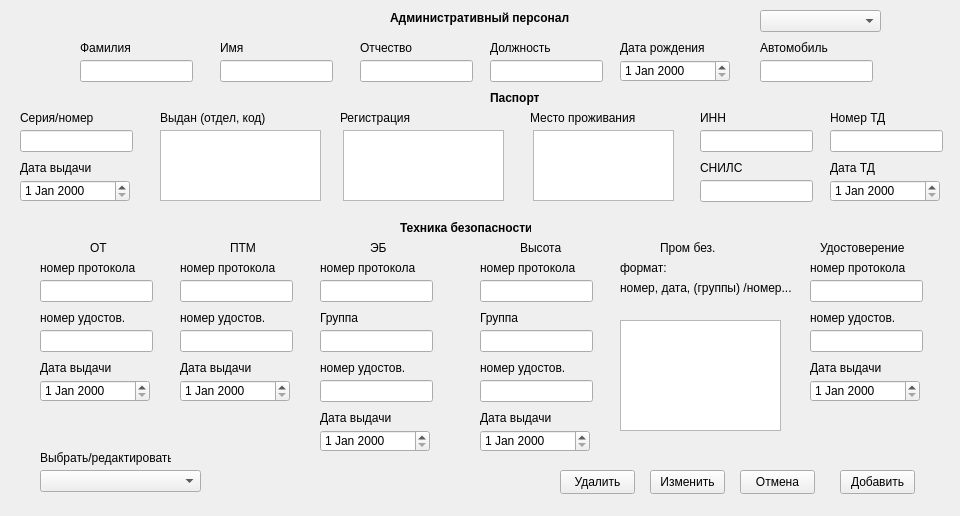
<?xml version="1.0" encoding="UTF-8"?>
<ui version="4.0">
 <class>Form</class>
 <widget class="QWidget" name="Form">
  <property name="geometry">
   <rect>
    <x>0</x>
    <y>0</y>
    <width>960</width>
    <height>516</height>
   </rect>
  </property>
  <property name="windowTitle">
   <string>Form</string>
  </property>
  <widget class="QLabel" name="label">
   <property name="geometry">
    <rect>
     <x>390</x>
     <y>10</y>
     <width>191</width>
     <height>16</height>
    </rect>
   </property>
   <property name="font">
    <font>
     <bold>true</bold>
    </font>
   </property>
   <property name="text">
    <string>Административный персонал</string>
   </property>
  </widget>
  <widget class="QLineEdit" name="family">
   <property name="geometry">
    <rect>
     <x>80</x>
     <y>60</y>
     <width>113</width>
     <height>22</height>
    </rect>
   </property>
  </widget>
  <widget class="QLineEdit" name="name">
   <property name="geometry">
    <rect>
     <x>220</x>
     <y>60</y>
     <width>113</width>
     <height>22</height>
    </rect>
   </property>
  </widget>
  <widget class="QLineEdit" name="surname">
   <property name="geometry">
    <rect>
     <x>360</x>
     <y>60</y>
     <width>113</width>
     <height>22</height>
    </rect>
   </property>
  </widget>
  <widget class="QLabel" name="label_2">
   <property name="geometry">
    <rect>
     <x>80</x>
     <y>40</y>
     <width>61</width>
     <height>16</height>
    </rect>
   </property>
   <property name="text">
    <string>Фамилия</string>
   </property>
  </widget>
  <widget class="QLabel" name="label_3">
   <property name="geometry">
    <rect>
     <x>220</x>
     <y>40</y>
     <width>61</width>
     <height>16</height>
    </rect>
   </property>
   <property name="text">
    <string>Имя</string>
   </property>
  </widget>
  <widget class="QLabel" name="label_4">
   <property name="geometry">
    <rect>
     <x>360</x>
     <y>40</y>
     <width>61</width>
     <height>16</height>
    </rect>
   </property>
   <property name="text">
    <string>Отчество</string>
   </property>
  </widget>
  <widget class="QLineEdit" name="post">
   <property name="geometry">
    <rect>
     <x>490</x>
     <y>60</y>
     <width>113</width>
     <height>22</height>
    </rect>
   </property>
  </widget>
  <widget class="QLabel" name="label_5">
   <property name="geometry">
    <rect>
     <x>490</x>
     <y>40</y>
     <width>71</width>
     <height>16</height>
    </rect>
   </property>
   <property name="text">
    <string>Должность</string>
   </property>
  </widget>
  <widget class="QDateEdit" name="bday">
   <property name="geometry">
    <rect>
     <x>620</x>
     <y>60</y>
     <width>110</width>
     <height>22</height>
    </rect>
   </property>
  </widget>
  <widget class="QLabel" name="label_6">
   <property name="geometry">
    <rect>
     <x>620</x>
     <y>40</y>
     <width>91</width>
     <height>16</height>
    </rect>
   </property>
   <property name="text">
    <string>Дата рождения</string>
   </property>
  </widget>
  <widget class="QLabel" name="label_7">
   <property name="geometry">
    <rect>
     <x>490</x>
     <y>90</y>
     <width>49</width>
     <height>16</height>
    </rect>
   </property>
   <property name="font">
    <font>
     <bold>true</bold>
    </font>
   </property>
   <property name="text">
    <string>Паспорт</string>
   </property>
  </widget>
  <widget class="QLineEdit" name="passport">
   <property name="geometry">
    <rect>
     <x>20</x>
     <y>130</y>
     <width>113</width>
     <height>22</height>
    </rect>
   </property>
  </widget>
  <widget class="QTextEdit" name="passport_got">
   <property name="geometry">
    <rect>
     <x>160</x>
     <y>130</y>
     <width>161</width>
     <height>71</height>
    </rect>
   </property>
  </widget>
  <widget class="QTextEdit" name="adr">
   <property name="geometry">
    <rect>
     <x>343</x>
     <y>130</y>
     <width>161</width>
     <height>71</height>
    </rect>
   </property>
  </widget>
  <widget class="QTextEdit" name="live_adr">
   <property name="geometry">
    <rect>
     <x>533</x>
     <y>130</y>
     <width>141</width>
     <height>71</height>
    </rect>
   </property>
  </widget>
  <widget class="QLabel" name="label_8">
   <property name="geometry">
    <rect>
     <x>20</x>
     <y>110</y>
     <width>101</width>
     <height>16</height>
    </rect>
   </property>
   <property name="text">
    <string>Серия/номер</string>
   </property>
  </widget>
  <widget class="QLabel" name="label_9">
   <property name="geometry">
    <rect>
     <x>160</x>
     <y>110</y>
     <width>151</width>
     <height>16</height>
    </rect>
   </property>
   <property name="text">
    <string>Выдан (отдел, код)</string>
   </property>
  </widget>
  <widget class="QLabel" name="label_10">
   <property name="geometry">
    <rect>
     <x>20</x>
     <y>160</y>
     <width>101</width>
     <height>16</height>
    </rect>
   </property>
   <property name="text">
    <string>Дата выдачи</string>
   </property>
  </widget>
  <widget class="QLabel" name="label_11">
   <property name="geometry">
    <rect>
     <x>340</x>
     <y>110</y>
     <width>91</width>
     <height>16</height>
    </rect>
   </property>
   <property name="text">
    <string>Регистрация</string>
   </property>
  </widget>
  <widget class="QLabel" name="label_12">
   <property name="geometry">
    <rect>
     <x>530</x>
     <y>110</y>
     <width>121</width>
     <height>16</height>
    </rect>
   </property>
   <property name="text">
    <string>Место проживания</string>
   </property>
  </widget>
  <widget class="QLineEdit" name="inn">
   <property name="geometry">
    <rect>
     <x>700</x>
     <y>130</y>
     <width>113</width>
     <height>22</height>
    </rect>
   </property>
  </widget>
  <widget class="QLineEdit" name="snils">
   <property name="geometry">
    <rect>
     <x>700</x>
     <y>180</y>
     <width>113</width>
     <height>22</height>
    </rect>
   </property>
  </widget>
  <widget class="QLabel" name="label_13">
   <property name="geometry">
    <rect>
     <x>700</x>
     <y>110</y>
     <width>101</width>
     <height>16</height>
    </rect>
   </property>
   <property name="text">
    <string>ИНН</string>
   </property>
  </widget>
  <widget class="QLabel" name="label_14">
   <property name="geometry">
    <rect>
     <x>700</x>
     <y>160</y>
     <width>101</width>
     <height>16</height>
    </rect>
   </property>
   <property name="text">
    <string>СНИЛС</string>
   </property>
  </widget>
  <widget class="QLineEdit" name="n_td">
   <property name="geometry">
    <rect>
     <x>830</x>
     <y>130</y>
     <width>113</width>
     <height>22</height>
    </rect>
   </property>
  </widget>
  <widget class="QLabel" name="label_15">
   <property name="geometry">
    <rect>
     <x>830</x>
     <y>110</y>
     <width>101</width>
     <height>16</height>
    </rect>
   </property>
   <property name="text">
    <string>Номер ТД</string>
   </property>
  </widget>
  <widget class="QDateEdit" name="d_td">
   <property name="geometry">
    <rect>
     <x>830</x>
     <y>180</y>
     <width>110</width>
     <height>22</height>
    </rect>
   </property>
  </widget>
  <widget class="QLabel" name="label_16">
   <property name="geometry">
    <rect>
     <x>830</x>
     <y>160</y>
     <width>101</width>
     <height>16</height>
    </rect>
   </property>
   <property name="text">
    <string>Дата ТД</string>
   </property>
  </widget>
  <widget class="QLabel" name="label_17">
   <property name="geometry">
    <rect>
     <x>400</x>
     <y>220</y>
     <width>131</width>
     <height>16</height>
    </rect>
   </property>
   <property name="font">
    <font>
     <bold>true</bold>
    </font>
   </property>
   <property name="text">
    <string>Техника безопасности</string>
   </property>
  </widget>
  <widget class="QLabel" name="label_18">
   <property name="geometry">
    <rect>
     <x>90</x>
     <y>240</y>
     <width>49</width>
     <height>16</height>
    </rect>
   </property>
   <property name="text">
    <string>ОТ</string>
   </property>
  </widget>
  <widget class="QLineEdit" name="n_OT_p">
   <property name="geometry">
    <rect>
     <x>40</x>
     <y>280</y>
     <width>113</width>
     <height>22</height>
    </rect>
   </property>
  </widget>
  <widget class="QLineEdit" name="n_OT_c">
   <property name="geometry">
    <rect>
     <x>40</x>
     <y>330</y>
     <width>113</width>
     <height>22</height>
    </rect>
   </property>
  </widget>
  <widget class="QDateEdit" name="d_OT">
   <property name="geometry">
    <rect>
     <x>40</x>
     <y>380</y>
     <width>110</width>
     <height>22</height>
    </rect>
   </property>
  </widget>
  <widget class="QLabel" name="label_19">
   <property name="geometry">
    <rect>
     <x>40</x>
     <y>260</y>
     <width>111</width>
     <height>16</height>
    </rect>
   </property>
   <property name="text">
    <string>номер протокола</string>
   </property>
  </widget>
  <widget class="QLabel" name="label_20">
   <property name="geometry">
    <rect>
     <x>40</x>
     <y>310</y>
     <width>111</width>
     <height>16</height>
    </rect>
   </property>
   <property name="text">
    <string>номер удостов.</string>
   </property>
  </widget>
  <widget class="QLabel" name="label_21">
   <property name="geometry">
    <rect>
     <x>40</x>
     <y>360</y>
     <width>111</width>
     <height>16</height>
    </rect>
   </property>
   <property name="text">
    <string>Дата выдачи</string>
   </property>
  </widget>
  <widget class="QLabel" name="label_22">
   <property name="geometry">
    <rect>
     <x>180</x>
     <y>310</y>
     <width>111</width>
     <height>16</height>
    </rect>
   </property>
   <property name="text">
    <string>номер удостов.</string>
   </property>
  </widget>
  <widget class="QLabel" name="label_23">
   <property name="geometry">
    <rect>
     <x>230</x>
     <y>240</y>
     <width>49</width>
     <height>16</height>
    </rect>
   </property>
   <property name="text">
    <string>ПТМ</string>
   </property>
  </widget>
  <widget class="QLineEdit" name="n_PTM_c">
   <property name="geometry">
    <rect>
     <x>180</x>
     <y>330</y>
     <width>113</width>
     <height>22</height>
    </rect>
   </property>
  </widget>
  <widget class="QLabel" name="label_24">
   <property name="geometry">
    <rect>
     <x>180</x>
     <y>360</y>
     <width>111</width>
     <height>16</height>
    </rect>
   </property>
   <property name="text">
    <string>Дата выдачи</string>
   </property>
  </widget>
  <widget class="QLabel" name="label_25">
   <property name="geometry">
    <rect>
     <x>180</x>
     <y>260</y>
     <width>111</width>
     <height>16</height>
    </rect>
   </property>
   <property name="text">
    <string>номер протокола</string>
   </property>
  </widget>
  <widget class="QLineEdit" name="n_PTM_p">
   <property name="geometry">
    <rect>
     <x>180</x>
     <y>280</y>
     <width>113</width>
     <height>22</height>
    </rect>
   </property>
  </widget>
  <widget class="QDateEdit" name="d_PTM">
   <property name="geometry">
    <rect>
     <x>180</x>
     <y>380</y>
     <width>110</width>
     <height>22</height>
    </rect>
   </property>
  </widget>
  <widget class="QLabel" name="label_26">
   <property name="geometry">
    <rect>
     <x>320</x>
     <y>360</y>
     <width>111</width>
     <height>16</height>
    </rect>
   </property>
   <property name="text">
    <string>номер удостов.</string>
   </property>
  </widget>
  <widget class="QLabel" name="label_27">
   <property name="geometry">
    <rect>
     <x>370</x>
     <y>240</y>
     <width>49</width>
     <height>16</height>
    </rect>
   </property>
   <property name="text">
    <string>ЭБ</string>
   </property>
  </widget>
  <widget class="QLineEdit" name="n_ES_c">
   <property name="geometry">
    <rect>
     <x>320</x>
     <y>380</y>
     <width>113</width>
     <height>22</height>
    </rect>
   </property>
  </widget>
  <widget class="QLabel" name="label_28">
   <property name="geometry">
    <rect>
     <x>320</x>
     <y>410</y>
     <width>111</width>
     <height>16</height>
    </rect>
   </property>
   <property name="text">
    <string>Дата выдачи</string>
   </property>
  </widget>
  <widget class="QLabel" name="label_29">
   <property name="geometry">
    <rect>
     <x>320</x>
     <y>260</y>
     <width>111</width>
     <height>16</height>
    </rect>
   </property>
   <property name="text">
    <string>номер протокола</string>
   </property>
  </widget>
  <widget class="QLineEdit" name="n_ES_p">
   <property name="geometry">
    <rect>
     <x>320</x>
     <y>280</y>
     <width>113</width>
     <height>22</height>
    </rect>
   </property>
  </widget>
  <widget class="QDateEdit" name="d_ES">
   <property name="geometry">
    <rect>
     <x>320</x>
     <y>430</y>
     <width>110</width>
     <height>22</height>
    </rect>
   </property>
  </widget>
  <widget class="QLineEdit" name="n_ES_g">
   <property name="geometry">
    <rect>
     <x>320</x>
     <y>330</y>
     <width>113</width>
     <height>22</height>
    </rect>
   </property>
  </widget>
  <widget class="QLabel" name="label_30">
   <property name="geometry">
    <rect>
     <x>320</x>
     <y>310</y>
     <width>111</width>
     <height>16</height>
    </rect>
   </property>
   <property name="text">
    <string>Группа</string>
   </property>
  </widget>
  <widget class="QLineEdit" name="n_H_g">
   <property name="geometry">
    <rect>
     <x>480</x>
     <y>330</y>
     <width>113</width>
     <height>22</height>
    </rect>
   </property>
  </widget>
  <widget class="QLabel" name="label_31">
   <property name="geometry">
    <rect>
     <x>480</x>
     <y>310</y>
     <width>111</width>
     <height>16</height>
    </rect>
   </property>
   <property name="text">
    <string>Группа</string>
   </property>
  </widget>
  <widget class="QLabel" name="label_32">
   <property name="geometry">
    <rect>
     <x>480</x>
     <y>260</y>
     <width>111</width>
     <height>16</height>
    </rect>
   </property>
   <property name="text">
    <string>номер протокола</string>
   </property>
  </widget>
  <widget class="QDateEdit" name="d_H">
   <property name="geometry">
    <rect>
     <x>480</x>
     <y>430</y>
     <width>110</width>
     <height>22</height>
    </rect>
   </property>
  </widget>
  <widget class="QLineEdit" name="n_H_c">
   <property name="geometry">
    <rect>
     <x>480</x>
     <y>380</y>
     <width>113</width>
     <height>22</height>
    </rect>
   </property>
  </widget>
  <widget class="QLabel" name="label_33">
   <property name="geometry">
    <rect>
     <x>480</x>
     <y>360</y>
     <width>111</width>
     <height>16</height>
    </rect>
   </property>
   <property name="text">
    <string>номер удостов.</string>
   </property>
  </widget>
  <widget class="QLabel" name="label_34">
   <property name="geometry">
    <rect>
     <x>480</x>
     <y>410</y>
     <width>111</width>
     <height>16</height>
    </rect>
   </property>
   <property name="text">
    <string>Дата выдачи</string>
   </property>
  </widget>
  <widget class="QLineEdit" name="n_H_p">
   <property name="geometry">
    <rect>
     <x>480</x>
     <y>280</y>
     <width>113</width>
     <height>22</height>
    </rect>
   </property>
  </widget>
  <widget class="QLabel" name="label_35">
   <property name="geometry">
    <rect>
     <x>520</x>
     <y>240</y>
     <width>49</width>
     <height>16</height>
    </rect>
   </property>
   <property name="text">
    <string>Высота</string>
   </property>
  </widget>
  <widget class="QLabel" name="label_36">
   <property name="geometry">
    <rect>
     <x>660</x>
     <y>240</y>
     <width>61</width>
     <height>16</height>
    </rect>
   </property>
   <property name="text">
    <string>Пром без.</string>
   </property>
  </widget>
  <widget class="QTextEdit" name="promsave">
   <property name="geometry">
    <rect>
     <x>620</x>
     <y>320</y>
     <width>161</width>
     <height>111</height>
    </rect>
   </property>
  </widget>
  <widget class="QLabel" name="label_37">
   <property name="geometry">
    <rect>
     <x>620</x>
     <y>280</y>
     <width>171</width>
     <height>16</height>
    </rect>
   </property>
   <property name="text">
    <string>номер, дата, (группы) /номер....</string>
   </property>
  </widget>
  <widget class="QLabel" name="label_38">
   <property name="geometry">
    <rect>
     <x>620</x>
     <y>260</y>
     <width>49</width>
     <height>16</height>
    </rect>
   </property>
   <property name="text">
    <string>формат:</string>
   </property>
  </widget>
  <widget class="QLabel" name="label_39">
   <property name="geometry">
    <rect>
     <x>620</x>
     <y>300</y>
     <width>49</width>
     <height>16</height>
    </rect>
   </property>
   <property name="text">
    <string/>
   </property>
  </widget>
  <widget class="QLabel" name="label_40">
   <property name="geometry">
    <rect>
     <x>760</x>
     <y>40</y>
     <width>121</width>
     <height>16</height>
    </rect>
   </property>
   <property name="text">
    <string>Автомобиль</string>
   </property>
  </widget>
  <widget class="QLineEdit" name="n_ST_c">
   <property name="geometry">
    <rect>
     <x>810</x>
     <y>330</y>
     <width>113</width>
     <height>22</height>
    </rect>
   </property>
  </widget>
  <widget class="QLabel" name="label_41">
   <property name="geometry">
    <rect>
     <x>810</x>
     <y>310</y>
     <width>111</width>
     <height>16</height>
    </rect>
   </property>
   <property name="text">
    <string>номер удостов.</string>
   </property>
  </widget>
  <widget class="QLabel" name="label_42">
   <property name="geometry">
    <rect>
     <x>810</x>
     <y>360</y>
     <width>111</width>
     <height>16</height>
    </rect>
   </property>
   <property name="text">
    <string>Дата выдачи</string>
   </property>
  </widget>
  <widget class="QDateEdit" name="d_ST">
   <property name="geometry">
    <rect>
     <x>810</x>
     <y>380</y>
     <width>110</width>
     <height>22</height>
    </rect>
   </property>
  </widget>
  <widget class="QLabel" name="label_43">
   <property name="geometry">
    <rect>
     <x>810</x>
     <y>260</y>
     <width>111</width>
     <height>16</height>
    </rect>
   </property>
   <property name="text">
    <string>номер протокола</string>
   </property>
  </widget>
  <widget class="QLineEdit" name="n_ST_p">
   <property name="geometry">
    <rect>
     <x>810</x>
     <y>280</y>
     <width>113</width>
     <height>22</height>
    </rect>
   </property>
  </widget>
  <widget class="QLabel" name="label_44">
   <property name="geometry">
    <rect>
     <x>820</x>
     <y>240</y>
     <width>91</width>
     <height>16</height>
    </rect>
   </property>
   <property name="text">
    <string>Удостоверение</string>
   </property>
  </widget>
  <widget class="QComboBox" name="cb_auto">
   <property name="geometry">
    <rect>
     <x>760</x>
     <y>10</y>
     <width>121</width>
     <height>22</height>
    </rect>
   </property>
  </widget>
  <widget class="QComboBox" name="cb_chouse">
   <property name="geometry">
    <rect>
     <x>40</x>
     <y>470</y>
     <width>161</width>
     <height>22</height>
    </rect>
   </property>
  </widget>
  <widget class="QLabel" name="label_45">
   <property name="geometry">
    <rect>
     <x>40</x>
     <y>450</y>
     <width>131</width>
     <height>16</height>
    </rect>
   </property>
   <property name="text">
    <string>Выбрать/редактировать</string>
   </property>
  </widget>
  <widget class="QPushButton" name="b_change">
   <property name="geometry">
    <rect>
     <x>650</x>
     <y>470</y>
     <width>75</width>
     <height>24</height>
    </rect>
   </property>
   <property name="text">
    <string>Изменить</string>
   </property>
  </widget>
  <widget class="QPushButton" name="b_cancel">
   <property name="geometry">
    <rect>
     <x>740</x>
     <y>470</y>
     <width>75</width>
     <height>24</height>
    </rect>
   </property>
   <property name="text">
    <string>Отмена</string>
   </property>
  </widget>
  <widget class="QPushButton" name="b_del">
   <property name="geometry">
    <rect>
     <x>560</x>
     <y>470</y>
     <width>75</width>
     <height>24</height>
    </rect>
   </property>
   <property name="text">
    <string>Удалить</string>
   </property>
  </widget>
  <widget class="QPushButton" name="b_ok">
   <property name="geometry">
    <rect>
     <x>840</x>
     <y>470</y>
     <width>75</width>
     <height>24</height>
    </rect>
   </property>
   <property name="text">
    <string>Добавить</string>
   </property>
  </widget>
  <widget class="QDateEdit" name="passport_date">
   <property name="geometry">
    <rect>
     <x>20</x>
     <y>180</y>
     <width>110</width>
     <height>22</height>
    </rect>
   </property>
  </widget>
  <widget class="QLineEdit" name="my_auto">
   <property name="geometry">
    <rect>
     <x>760</x>
     <y>60</y>
     <width>113</width>
     <height>22</height>
    </rect>
   </property>
  </widget>
 </widget>
 <resources/>
 <connections/>
</ui>
